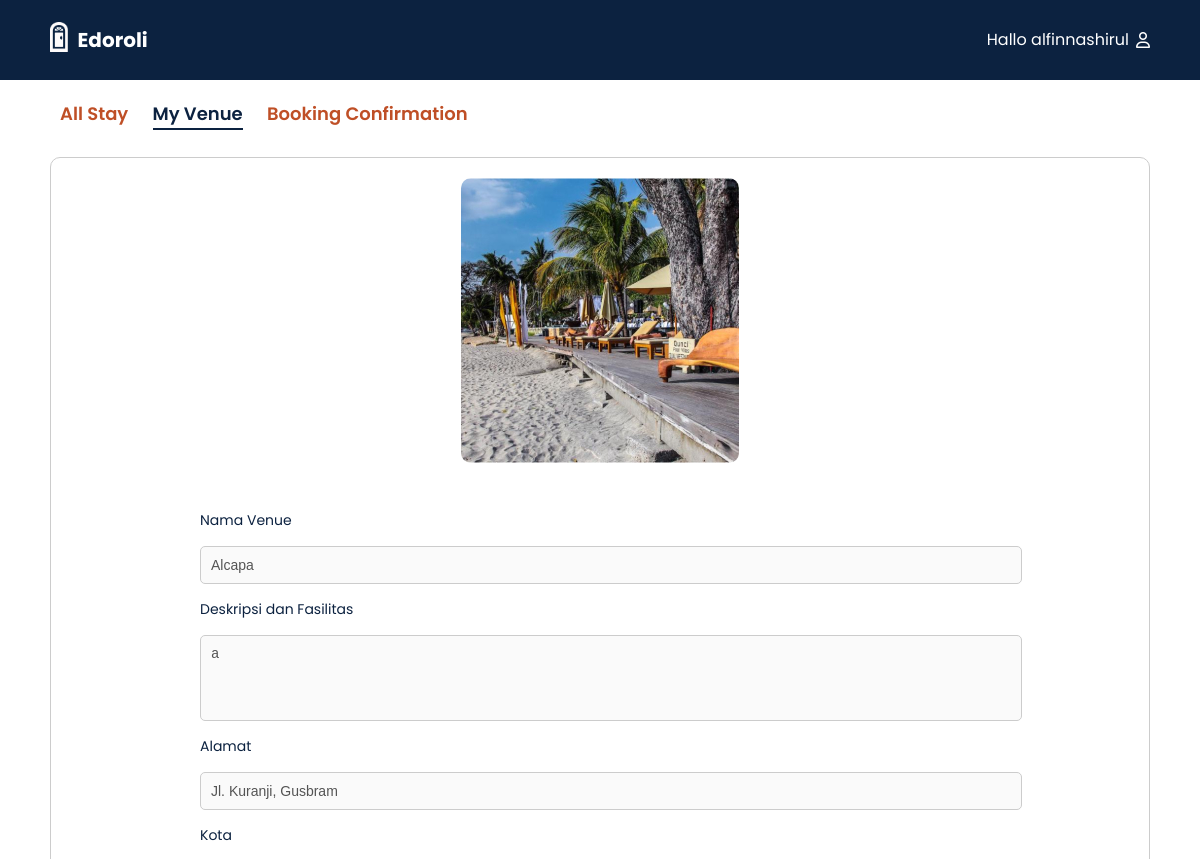
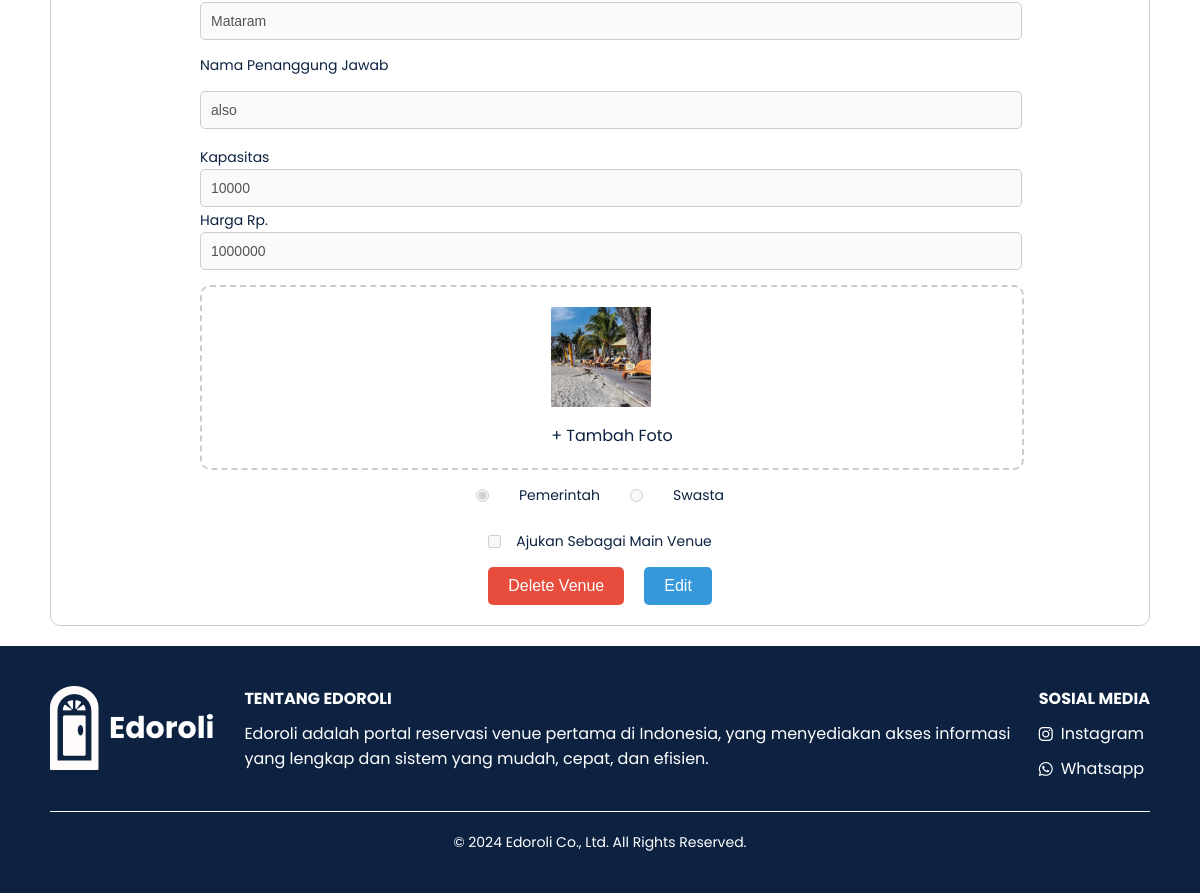
/Edorolli/Provider/venue_detail.php?id_venue=2 (signed in), run on the app's committed database (2 pictures, top to bottom).
### tables this page shows
CREATE TABLE `venue` (
  `id_venue` int(10) NOT NULL,
  `nama_venue` varchar(30) DEFAULT NULL,
  `deskripsi_fasilitas` text DEFAULT NULL,
  `alamat` varchar(255) DEFAULT NULL,
  `penanggung_jawab` varchar(30) DEFAULT NULL,
  `kapasitas` int(30) DEFAULT NULL,
  `harga` int(255) DEFAULT NULL,
  `kota` varchar(255) DEFAULT NULL,
  `gambar` text NOT NULL,
  `jenis_instansi` enum('Pemerintah','Swasta') DEFAULT NULL,
  `id_provider` int(10) DEFAULT NULL,
  `main_venue` tinyint(1) DEFAULT 0
);

### Edorolli/Provider/venue_detail.php (the view, shortened to what this page needs)
<?php
$conn = connectDatabase();
if (!isset($_SESSION['username'])) {
    header("Location: http://localhost/Project-Web/Edorolli/Provider/prov_login.php");
    exit();
} else {
    $id_venue = $_GET['id_venue'];
    $sql = "SELECT * FROM venue WHERE id_venue = ?";
    $stmt = $conn->prepare($sql);
    $stmt->bind_param("i", $id_venue);
    $stmt->execute();
    $result = $stmt->get_result();
    if ($result->num_rows > 0) {
        $venue = $result->fetch_assoc();
    } else {
        echo "No venue found with this ID.";
        exit();
    }
}
?>
<!DOCTYPE html>
<html lang="en">
<head>
    <link rel="stylesheet" href="https://cdnjs.cloudflare.com/ajax/libs/font-awesome/6.0.0-beta3/css/all.min.css">
    <link rel="stylesheet" href="../css/venue_detail.css">
    <link rel="stylesheet" href="../css/footer.css" />
</head>
<body>
    <header>
        <div class="wrapper">
            <div class="logo-nama">
                <div class="logo"><img src="../image/logo.png" alt="Logo"></div>
                <div class="nama_website"><a href="../index.html">Edoroli</a></div>
            </div>
            <div class="menu"><a href="Provider.php">Hallo <?php echo $_SESSION['username']; ?><i class="far fa-user"></i></a></div>
        </div>
    </header>
    <main>
    <section class="main-title">
            <nav>
                <a href="home_prov.php" class="nav-item" id="all-stay">All Stay</a>
                <a href="venue_prov.php?id_provider=<?php echo $id_provider; ?>&page=1" class="nav-item active" id="venue">My Venue</a>
                <a href="booking_confirmation.php" class="nav-item" id="booking">Booking Confirmation</a>
            </nav>
        </section>
        <section class="venue">
            <div class="venue-container">
                <div class="venue-image-container">
                    <img src="<?php echo $venue['gambar']; ?>" alt="Venue Image">
                </div>
                <div class="venue-form">
                    <form action="../php/edit_venue.php" method="post" id="venue-form" enctype="multipart/form-data" onsubmit="return validateForm()">
                        <label for="name_venue">Nama Venue</label>
                        <input type="text" id="name_venue" name="name_venue" value="<?php echo $venue['nama_venue']; ?>" required disabled>
                        <label for="deskripsi_fasilitas">Deskripsi dan Fasilitas</label>
                        <textarea id="deskripsi_fasilitas" name="deskripsi_fasilitas" rows="4" required disabled><?php echo $venue['deskripsi_fasilitas']; ?></textarea>
                        <label for="alamat">Alamat</label>
                        <input type="text" id="alamat" name="alamat" value="<?php echo $venue['alamat']; ?>" required disabled>
                        <label for="kota">Kota</label>
                        <input type="text" id="kota" name="kota" value="<?php echo $venue['kota']; ?>" required disabled>
                        <label for="penanggung_jawab">Nama Penanggung Jawab</label>
                        <input type="text" id="penanggung_jawab" name="penanggung_jawab" value="<?php echo $venue['penanggung_jawab']; ?>" required disabled>
                        <div class="kapasitas-harga">
                            <div class="input-group">
                                <label for="kapasitas">Kapasitas</label>
                                <input type="text" id="kapasitas" name="kapasitas" value="<?php echo $venue['kapasitas']; ?>" required inputmode="numeric" disabled>
                            </div>
                            <div class="input-group">
                                <label for="harga">Harga Rp.</label>
                                <input type="text" id="harga" name="harga" value="<?php echo $venue['harga']; ?>" required inputmode="numeric" disabled>
                            </div>
                        </div>
                        <div class="image-upload-container">
                            <label for="file">
                                <img src="<?php echo $venue['gambar']; ?>" id="preview-image" alt="Upload Preview">
                                <p>+ Tambah Foto</p>
                            </label>
                        </div>
                        <div class="radio-container">
                            <div>
                                <input type="radio" id="pemerintah" name="jenis_instansi" value="Pemerintah" <?php echo ($venue['jenis_instansi'] == 'Pemerintah') ? 'checked' : ''; ?> disabled required>
                            </div>
                            <label for="pemerintah">Pemerintah</label>
                            <div>
                                <input type="radio" id="swasta" name="jenis_instansi" value="Swasta" <?php echo ($venue['jenis_instansi'] == 'Swasta') ? 'checked' : ''; ?> disabled required>
                            </div>
                            <label for="swasta">Swasta</label>
                        </div>
                        <div class="main-venue-container">
                            <input type="checkbox" id="main_venue" name="main_venue" value="1" disabled>
                            <label for="main_venue">Ajukan Sebagai Main Venue</label>
                        </div>
                        <div class="action-buttons">
                            <button type="button" class="delete-button" onclick="deleteVenue()">Delete Venue</button>
                            <button type="button" class="edit-button" onclick="enableEditing()">Edit</button>
                        </div>
                    </form>
                </div>
            </div>
        </section>
    </main>
    <?php require_once '../php/footer.php'; ?>
</body>
</html>

### Edorolli/css/venue_detail.css (style rules this page uses)
* { text-decoration: none; margin: 0px; padding: 0px; }
body { font-family: "Poppins", sans-serif; margin: 0; padding: 0; box-sizing: border-box; background-color: white; }
.wrapper { width: 1100px; margin: auto; align-items: center; }
.nama_website a { font-size: 20px; font-weight: bold; float: left; font-family: "Poppins"; color: #fff; }
.logo img { padding: 22px 10px 0px 0px; vertical-align: center; float: left; max-width: 50px; max-height: 30px; }
.menu { float: right; display: flex; align-items: center; margin-left: auto; }
.menu a { color: #fff; display: flex; align-items: center; }
.menu a i { margin-left: 7px; }
header { width: 100%; margin: auto; display: flex; line-height: 80px; position: sticky; position: -webkit-sticky; top: 0px; background-color: #0c2240; z-index: 10; justify-content: space-between; align-items: center; }
main { max-width: 1100px; margin: auto; padding: 20px; }
.main-title { text-align: left; padding-bottom: 10px; margin-bottom: 20px; }
.main-title nav a { margin: 0 10px; color: #bf4f26; text-decoration: none; font-size: 18px; position: relative; font-weight: 600; }
.nav-item.active { color: #0c2240; }
.nav-item.active::after { content: ""; position: absolute; width: 100%; height: 2px; background-color: #0c2240; left: 0; bottom: -4px; }
.venue-container { display: flex; flex-direction: column; align-items: center; gap: 20px; border: 1px solid #ccc; padding: 20px; border-radius: 10px; }
.venue-image-container img { width: 100%; max-width: 800px; height: auto; margin-bottom: 20px; border-radius: 10px; }
.venue-form { width: 100%; max-width: 800px; }
.venue-form form { display: flex; flex-direction: column; gap: 15px; }
.venue-form label { font-size: 14px; color: #0c2240; }
.venue-form input, .venue-form textarea { padding: 10px; font-size: 14px; border: 1px solid #ccc; border-radius: 5px; width: 100%; }
.venue-form textarea { resize: none; }
.image-upload-container { display: flex; flex-direction: column; align-items: center; border: 2px dashed #ccc; padding: 20px; border-radius: 10px; width: 97.5%; justify-content: center; }
.image-upload-container img { margin-bottom: 10px; width: 100px; height: 100px; object-fit: cover; }
.image-upload-container p { margin: 0; font-size: 16px; color: #0c2240; }
.radio-container { display: flex; justify-content: center; align-items: center; gap: 30px; }
.radio-container div { display: flex; align-items: center; }
.radio-container input[type="radio"] { margin-right: 0px; }
.main-venue-container { display: flex; align-items: center; justify-content: center; gap: 15px; margin-top: 10px; width: fit-content; margin-left: auto; margin-right: auto; }
.main-venue-container input[type="checkbox"] { margin: 0; display: inline-block; }
.main-venue-container label { margin: 0; display: inline-block; white-space: nowrap; }
.action-buttons, .save-cancel-buttons { display: flex; justify-content: center; gap: 20px; align-items: center; width: 100%; }
.action-buttons button, .save-cancel-buttons button { padding: 10px 20px; font-size: 16px; border: none; border-radius: 5px; cursor: pointer; }
.delete-button { background-color: #e74c3c; color: white; }
.edit-button { background-color: #3498db; color: white; }

### data on the page
venue: gambar (picture), name_venue "Alcapa", deskripsi_fasilitas "a", alamat "Jl. Kuranji, Gusbram", kota "Mataram", penanggung_jawab "also", kapasitas "10000", harga "1000000", jenis_instansi "☑ Pemerintah", jenis_instansi "☐ Swasta"

### other printed values
$_SESSION['username'] "alfinnashirul"
